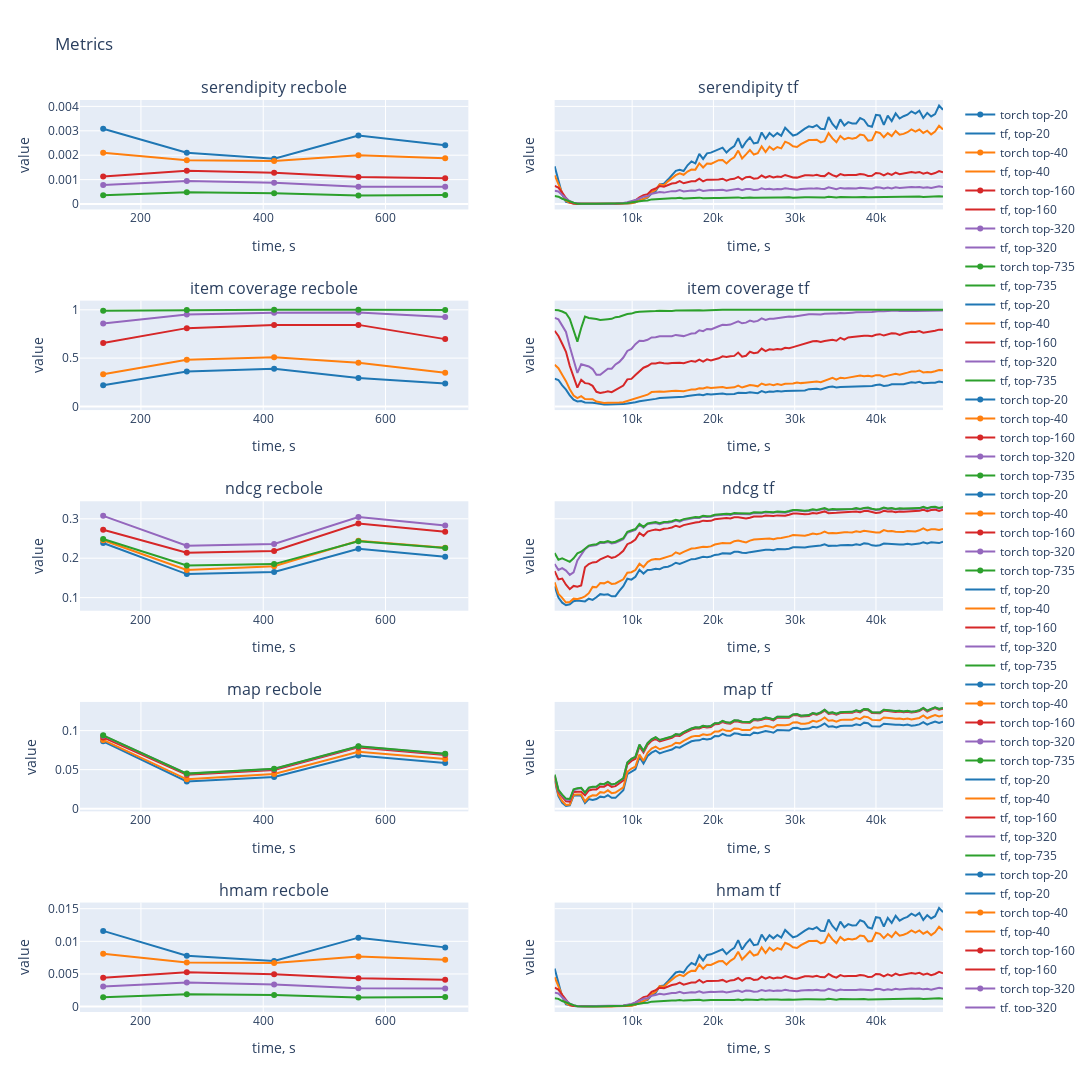

The cell this chart's notebook holds for it:
### Code cell
fig = make_subplots(rows=5, cols=2, shared_yaxes=True, subplot_titles=('serendipity recbole', 'serendipity tf',
                                                                       'item coverage recbole', 'item coverage tf',
                                                                       'ndcg recbole', 'ndcg tf',
                                                                       'map recbole', 'map tf',
                                                                       'hmam recbole', 'hmam tf'))

for c1, c2 in zip(recbole_log.columns, tf_log.columns):
    if c1.startswith('serendipity'):
        name='torch top-' + re.findall(r'\d+', c1)[0]
        fig.add_trace(
            go.Scatter(x=recbole_log.time.cumsum(), y=recbole_log[c1], name=name, line=dict(width=2, color=cols_dict[name.split()[-1]])),
            row=1, col=1
        )
    if c2.startswith('serendipity'):
        name='tf, top-' + re.findall(r'\d+', c2)[0]
        fig.add_trace(
            go.Scatter(x=tf_log.time.cumsum(), y=tf_log[c2], name=name, line=dict(width=2, color=cols_dict[name.split()[-1]])),
            row=1, col=2
        )

for c1, c2 in zip(recbole_log.columns, tf_log.columns):
    if c1.startswith('itemcoverage'):
        name='torch top-' + re.findall(r'\d+', c1)[0]
        fig.add_trace(
            go.Scatter(x=recbole_log.time.cumsum(), y=recbole_log[c1], name=name, line=dict(width=2, color=cols_dict[name.split()[-1]])),
            row=2, col=1
        )
    if c2.startswith('coverage'):
        name='tf, top-' + re.findall(r'\d+', c2)[0]
        fig.add_trace(
            go.Scatter(x=tf_log.time.cumsum(), y=tf_log[c2], name=name, line=dict(width=2, color=cols_dict[name.split()[-1]])),
            row=2, col=2
        )

for c1, c2 in zip(recbole_log.columns, tf_log.columns):
    if c1.startswith('ndcg'):
        name='torch top-' + re.findall(r'\d+', c1)[0]
        fig.add_trace(
            go.Scatter(x=recbole_log.time.cumsum(), y=recbole_log[c1], name=name, line=dict(width=2, color=cols_dict[name.split()[-1]])),
            row=3, col=1
        )
    if c2.startswith('ndcg'):
        name='tf, top-' + re.findall(r'\d+', c2)[0]
        fig.add_trace(
            go.Scatter(x=tf_log.time.cumsum(), y=tf_log[c2], name=name, line=dict(width=2, color=cols_dict[name.split()[-1]])),
            row=3, col=2
        )

for c1, c2 in zip(recbole_log.columns, tf_log.columns):
    if c1.startswith('map'):
        name='torch top-' + re.findall(r'\d+', c1)[0]
        fig.add_trace(
            go.Scatter(x=recbole_log.time.cumsum(), y=recbole_log[c1], name=name, line=dict(width=2, color=cols_dict[name.split()[-1]])),
            row=4, col=1
        )
    if c2.startswith('map'):
        name='tf, top-' + re.findall(r'\d+', c2)[0]
        fig.add_trace(
            go.Scatter(x=tf_log.time.cumsum(), y=tf_log[c2], name=name, line=dict(width=2, color=cols_dict[name.split()[-1]])),
            row=4, col=2
        )

for c1, c2 in zip(recbole_log.columns, tf_log.columns):
    if c1.startswith('hmam'):
        name='torch top-' + re.findall(r'\d+', c1)[0]
        fig.add_trace(
            go.Scatter(x=recbole_log.time.cumsum(), y=recbole_log[c1], name=name, line=dict(width=2, color=cols_dict[name.split()[-1]])),
            row=5, col=1
        )
    if c2.startswith('hmam'):
        name='tf, top-' + re.findall(r'\d+', c2)[0]
        fig.add_trace(
            go.Scatter(x=tf_log.time.cumsum(), y=tf_log[c2], name=name, line=dict(width=2, color=cols_dict[name.split()[-1]])),
            row=5, col=2
        )

fig.update_yaxes(title_text="value")
fig.update_xaxes(title_text="time, s")
fig.update_layout(height=1500, width=1400, title_text="Metrics")
# fig.show()
iplot(fig)
